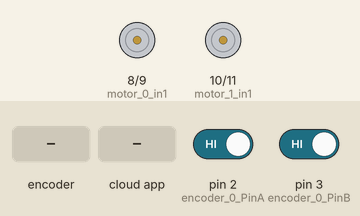
Bench run of a sketch on a simulated Arduino Uno, built with avr-gcc and run on an emulated ATmega328P. Parts: motor-driver pin pairs drawn as motors (green arrow = first pin HIGH = forward, orange = second pin HIGH = backward, longer = more drive). Inputs (shaded band) come from the test bench; at power-on: pin 2 (encoder_0_PinA) HIGH, pin 3 (encoder_0_PinB) HIGH. The ROS host is connected and sends only what is stated.

Above: at 1.2 s.
1.3 s: rotary encoder on pin 2 (encoder_0_PinA) / pin 3 (encoder_0_PinB) turned 3 steps (first pin leading)
At 1.55 s:
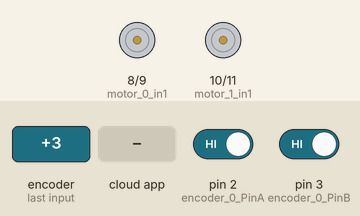
3.4 s: the phone or cloud app sets linear.x to -100
At 4.3 s:
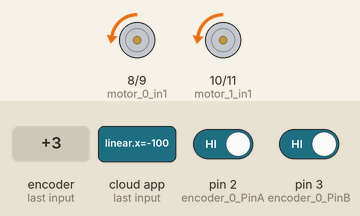
4.9 s: the phone or cloud app sets angular.z to -100
At 5.3 s:
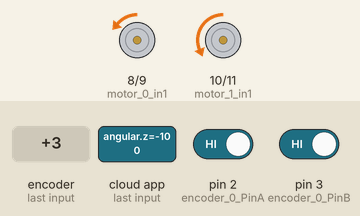
6.4 s: the phone or cloud app sets linear.x to 0
At 6.7 s:
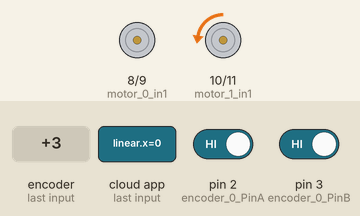
7.9 s: the phone or cloud app sets angular.z to 100
At 8.9 s:
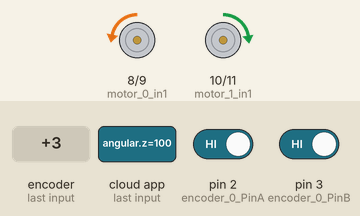
9.4 s: the phone or cloud app sets linear.x to 100
At 10.2 s:
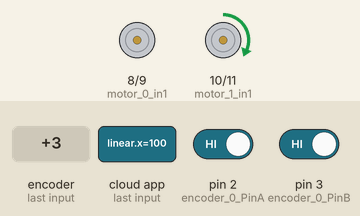
Timing chart, 0 to 11.9 s (numbered marks = the images above; inputs shaded):
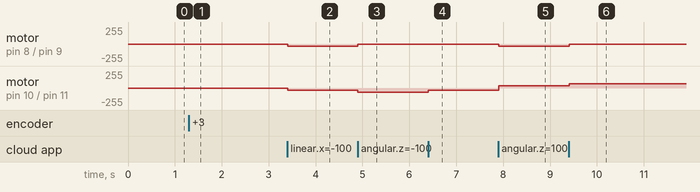

Measured:
- after the input at 1.3 s, motor on pin 8 (motor_0_in1) / pin 9 (motor_0_in2): stopped → backward 3/255 at once, then repeats every 0.20 s: stopped 0.01 s, backward 3/255 0.01 s, stopped 0.02 s, backward 3/255 0.01 s, stopped 0.01 s, backward 3/255 0.01 s, stopped 0.12 s, backward 3/255 0.01 s, until it stays stopped from 1.8 s
- after the input at 3.4 s, motor on pin 8 (motor_0_in1) / pin 9 (motor_0_in2): stopped → backward 32/255 at once; motor on pin 10 (motor_1_in1) / pin 11 (motor_1_in2): stopped → backward 33/255 at once
- after the input at 4.9 s, motor on pin 8 (motor_0_in1) / pin 9 (motor_0_in2): backward 32/255 → backward 1/255 at once; motor on pin 10 (motor_1_in1) / pin 11 (motor_1_in2): backward 33/255 → backward 65/255 at once
- after the input at 6.4 s, motor on pin 8 (motor_0_in1) / pin 9 (motor_0_in2): backward 1/255 → stopped at once; motor on pin 10 (motor_1_in1) / pin 11 (motor_1_in2): backward 65/255 → backward 32/255 at once
- after the input at 7.9 s, motor on pin 8 (motor_0_in1) / pin 9 (motor_0_in2): stopped → backward 30/255 at once; motor on pin 10 (motor_1_in1) / pin 11 (motor_1_in2): backward 32/255 → forward 32/255 at once
- after the input at 9.4 s, motor on pin 8 (motor_0_in1) / pin 9 (motor_0_in2): backward 30/255 → stopped at once; motor on pin 10 (motor_1_in1) / pin 11 (motor_1_in2): forward 32/255 → forward 65/255 at once

The sketch:

MultiEncoder.ino
```cpp
#include <ArduinoSTL.h>
#include <PID_v1.h>
#include "ros.h"
#include <std_msgs/String.h>
#include <geometry_msgs/Vector3Stamped.h>
#include <geometry_msgs/Twist.h>
#include <ros/time.h>
ros::NodeHandle nh;
using namespace std;
vector<int> k;
//pid for motor 1
double Pk1 = 2;
double Ik1 = 0;
double Dk1 = 0.015;

double Setpoint1, Input1, Output1, Output1a;  // PID variables
PID PID1(&Input1 ,&Output1, &Setpoint1, Pk1, Ik1, Dk1, DIRECT);  //PID setup

//pid for motor 2
double Pk2 = 2.1;
double Ik2 = 0;
double Dk2 = 0.015;

double Setpoint2, Input2, Output2, Output2a;  // PID variables
PID PID2(&Input2 ,&Output2, &Setpoint2, Pk2, Ik2, Dk2, DIRECT);  //PID setup

float demand1;
float demand2;

float demandx;
float demandz;

float speed_left;
float speed_right;

unsigned long currentMillis;
unsigned long previousMillis;
int looptime = 10;

// wheel encoder interrupt
#define encoder_0_PinA 2           // encoder 1
#define encoder_0_PinB 3

#define encoder_1_PinA 18          // encoder 2
#define encoder_1_PinB 19

#define motor_0_in1 8 //motor 1 input 1(pwm pin)
#define motor_0_in2 9 //motor 1 input 2(pwm pin)

#define motor_1_in1 10 //motor 2 input 1(pwm pin)
#define motor_1_in2 11 //motor 2 input 2(pwm pin)

volatile long encoder_0_Pos = 0; //position encoder 1
volatile long encoder_1_Pos = 0; //position encoder 2

float encoder_0_diff;
float encoder_1_diff;

float encoder_0_error;
float encoder_1_error;

float encoder_0_prev;
float encoder_1_prev;

// ROS callback & subscriber

void velCallBack(const geometry_msgs::Twist& vel){
  demandx = vel.linear.x;
  demandz = vel.angular.z;

  demandx = constrain(demandx,-0.25,0.25);
  demandz = constrain(demandz,-1,1);
}
ros::Subscriber<geometry_msgs::Twist> sub("cmd_vel", velCallBack);
geometry_msgs::Vector3Stamped speed_msg;
ros::Publisher speed_pub("speed",&speed_msg);
void setup() {
  nh.initNode();
  nh.subscribe(sub);
  nh.advertise(speed_pub);

  pinMode(motor_0_in1,OUTPUT);
  pinMode(motor_0_in2,OUTPUT);
  pinMode(motor_1_in1,OUTPUT);
  pinMode(motor_1_in2,OUTPUT);

  pinMode(encoder_0_PinA,INPUT_PULLUP);
  pinMode(encoder_0_PinB,INPUT_PULLUP);

  pinMode(encoder_1_PinA,INPUT_PULLUP);
  pinMode(encoder_1_PinB,INPUT_PULLUP);

  attachInterrupt(0,doencoderA, CHANGE);
  attachInterrupt(1,doencoderB, CHANGE);

  attachInterrupt(4,doencoderC, CHANGE);
  attachInterrupt(5,doencoderD, CHANGE);

  PID1.SetMode(AUTOMATIC);
  PID1.SetOutputLimits(-200,200);
  PID1.SetSampleTime(10);

  PID2.SetMode(AUTOMATIC);
  PID2.SetOutputLimits(-200,200);
  PID2.SetSampleTime(10);

  Serial.begin(57600);
}
void loop(){
  nh.spinOnce();
  currentMillis = millis();
  if(currentMillis - previousMillis >= looptime) {
    previousMillis = currentMillis;

    demand1= demandx - (demandz*0.24);
    demand2= demandx + (demandz*0.24);
//    Serial.print(encoder_0_Pos);
//    Serial.print(",");
//    Serial.println(encoder_1_Pos);

    //work out difference in encoder counts per loop
    encoder_0_diff = encoder_0_Pos - encoder_0_prev;
    encoder_1_diff = encoder_1_Pos - encoder_1_prev;

    encoder_0_error = (demand1*64) - encoder_0_diff;
    encoder_1_error = (demand2*64) - encoder_1_diff;

    encoder_0_prev = encoder_0_Pos;
    encoder_1_prev = encoder_1_Pos;

    Setpoint1 = demand1*64;
    Input1 = encoder_0_diff;
    PID1.Compute();

    Setpoint2 = demand2*64;
    Input2 = encoder_1_diff;
    PID2.Compute();
    //actual speed
    speed_left = encoder_0_diff / 64;
    speed_right = encoder_1_diff / 64;
    //drive motor
    //Motor 1
    if (Output1 > 0){
      Output1a = abs (Output1);
      analogWrite(motor_0_in1,Output1a);
      analogWrite(motor_0_in2,0);
    }
    if (Output1 < 0){
      Output1a = abs (Output1);
      analogWrite(motor_0_in2,Output1a);
      analogWrite(motor_0_in1,0);
    }
    //Motor 2
    if (Output2 > 0){
      Output2a = abs (Output2);
      analogWrite(motor_1_in1,Output2a);
      analogWrite(motor_1_in2,0);
    }
    if (Output2 < 0){
      Output2a = abs (Output2);
      analogWrite(motor_1_in2,Output2a);
      analogWrite(motor_1_in1,0);
    }
    publishSpeed(looptime);
  }
}

void publishSpeed(double time){
  speed_msg.header.stamp = nh.now();//time for odometry data
  speed_msg.vector.x = speed_left;//left wheel speed
  speed_msg.vector.y = speed_right;//right wheel
  speed_msg.vector.z = time/1000;//loop time
  speed_pub.publish(&speed_msg);
  nh.spinOnce();
  nh.loginfo("Publishing odometry");
}

//encoderInterrupt
//encoder 1
void doencoderA(){
  // look for a low-to-high on channel A
  if(digitalRead(encoder_0_PinA) == HIGH){
    // check channel B to see which way encoder is turning
    if(digitalRead(encoder_0_PinB) == LOW){
      encoder_0_Pos = encoder_0_Pos + 1; //CW
    }
    else {
      encoder_0_Pos = encoder_0_Pos - 1; //CCW
    }
  }
  // looke for a high-to-low egde on channel A
  else {
    // check channel B to see which way encoder is turning
    if(digitalRead(encoder_0_PinB) == HIGH){
      encoder_0_Pos = encoder_0_Pos + 1; //CW
    }
    else {
      encoder_0_Pos = encoder_0_Pos - 1; //CCW
    }
  }
}
void doencoderB(){
  // look for a low-to-high on channel B
  if(digitalRead(encoder_0_PinB) == HIGH){
    // check channel A to see which way encoder is turning
    if(digitalRead(encoder_0_PinA) == HIGH){
      encoder_0_Pos = encoder_0_Pos + 1; //CW
    }
    else {
      encoder_0_Pos = encoder_0_Pos - 1; //CCW
    }
  }
  // looke for a high-to-low egde on channel A
  else {
    // check channel B to see which way encoder is turning
    if(digitalRead(encoder_0_PinA) == LOW){
      encoder_0_Pos = encoder_0_Pos + 1; //CW
    }
    else {
      encoder_0_Pos = encoder_0_Pos - 1; //CCW
    }
  }
}

// encoder 2
void doencoderC(){
  // look for a low-to-high on channel B
  if(digitalRead(encoder_1_PinA) == HIGH){
    // check channel A to see which way encoder is turning
    if(digitalRead(encoder_1_PinB) == LOW){
      encoder_1_Pos = encoder_1_Pos - 1; //CW
    }
    else {
      encoder_1_Pos = encoder_1_Pos + 1; //CCW
    }
  }
  // looke for a high-to-low egde on channel A
  else {
    // check channel B to see which way encoder is turning
    if(digitalRead(encoder_1_PinB) == HIGH){
      encoder_1_Pos = encoder_1_Pos - 1; //CW
    }
    else {
      encoder_1_Pos = encoder_1_Pos + 1; //CCW
    }
  }
}
void doencoderD(){
  // look for a low-to-high on channel B
  if(digitalRead(encoder_1_PinB) == HIGH){
    // check channel A to see which way encoder is turning
    if(digitalRead(encoder_1_PinA) == HIGH){
      encoder_1_Pos = encoder_1_Pos - 1; //CW
    }
    else {
      encoder_1_Pos = encoder_1_Pos + 1; //CCW
    }
  }
  // looke for a high-to-low egde on channel A
  else {
    // check channel B to see which way encoder is turning
    if(digitalRead(encoder_1_PinA) == LOW){
      encoder_1_Pos = encoder_1_Pos - 1; //CW
    }
    else {
      encoder_1_Pos = encoder_1_Pos + 1; //CCW
    }
  }
}
```
